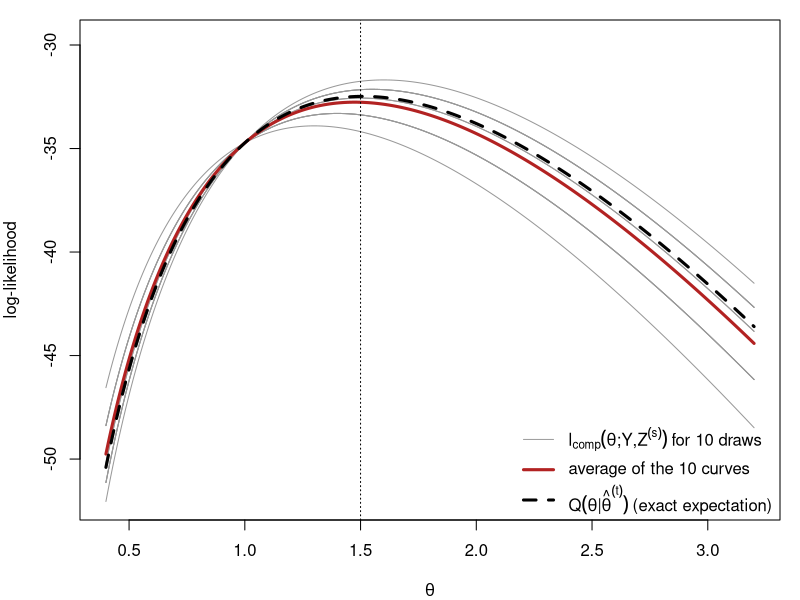
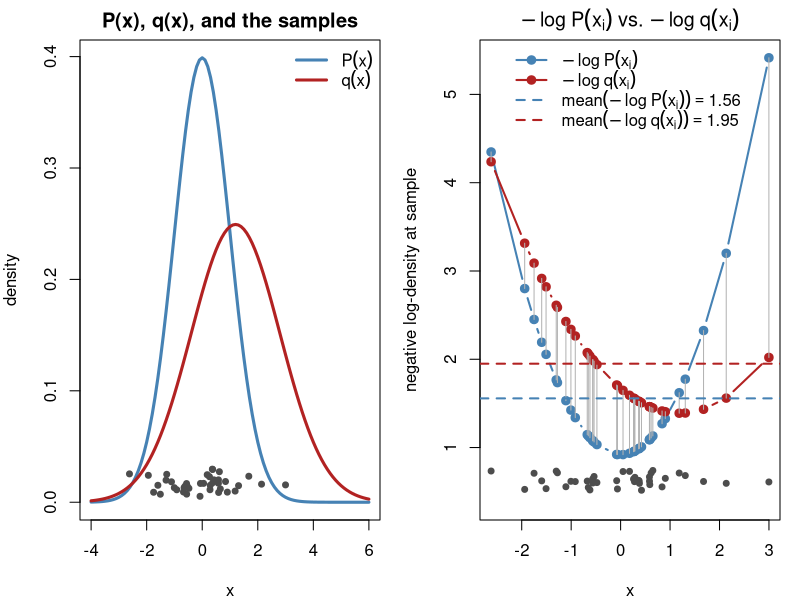
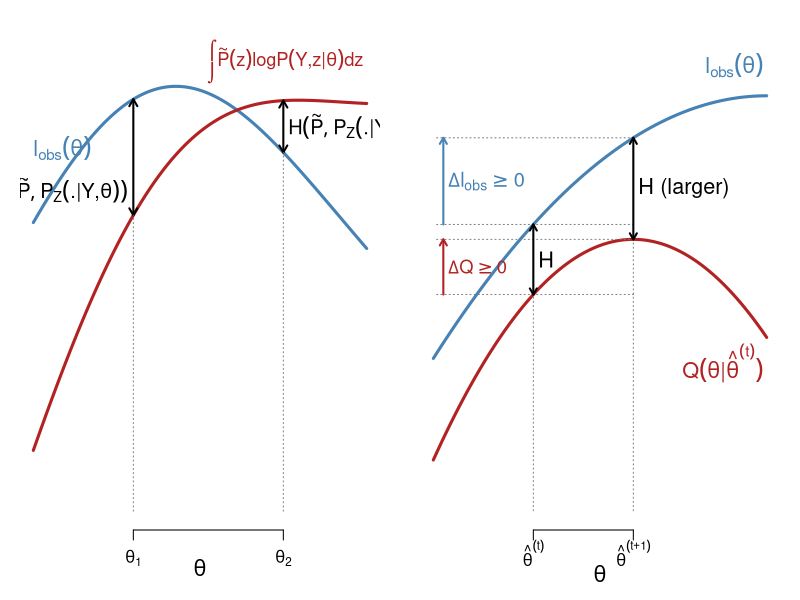
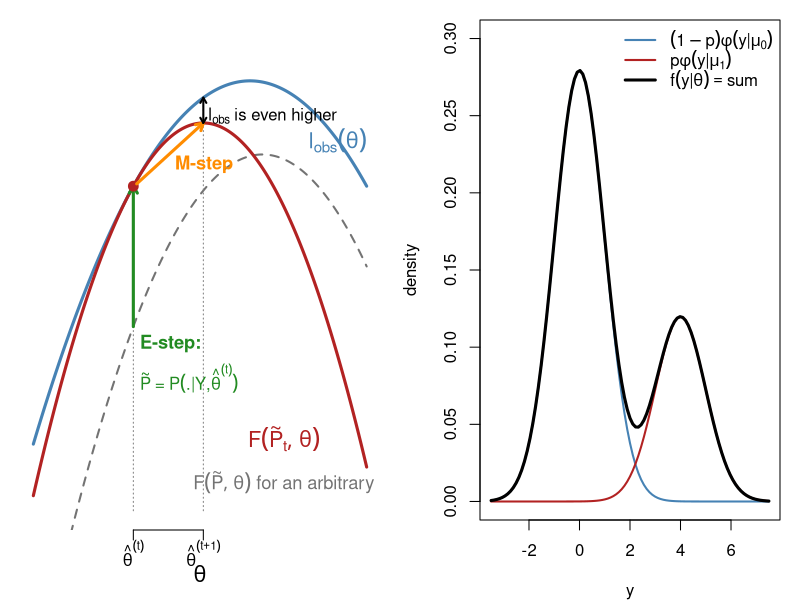
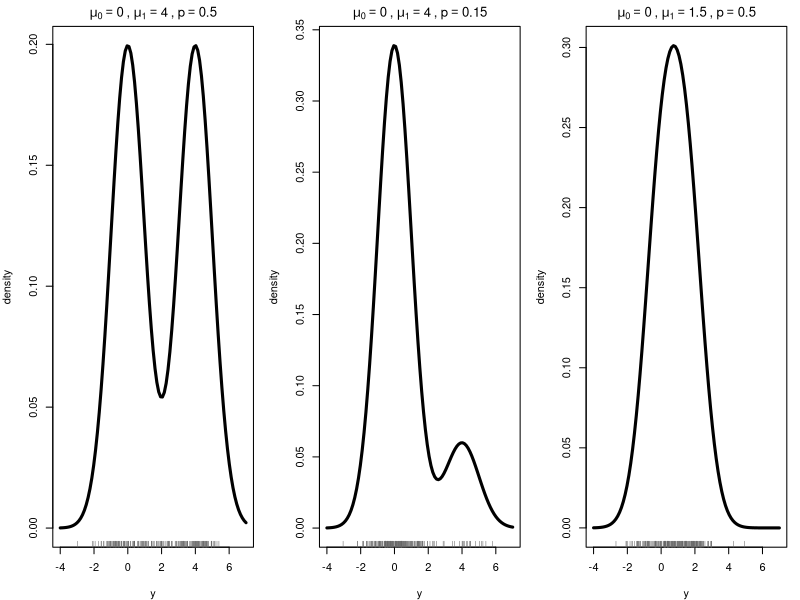
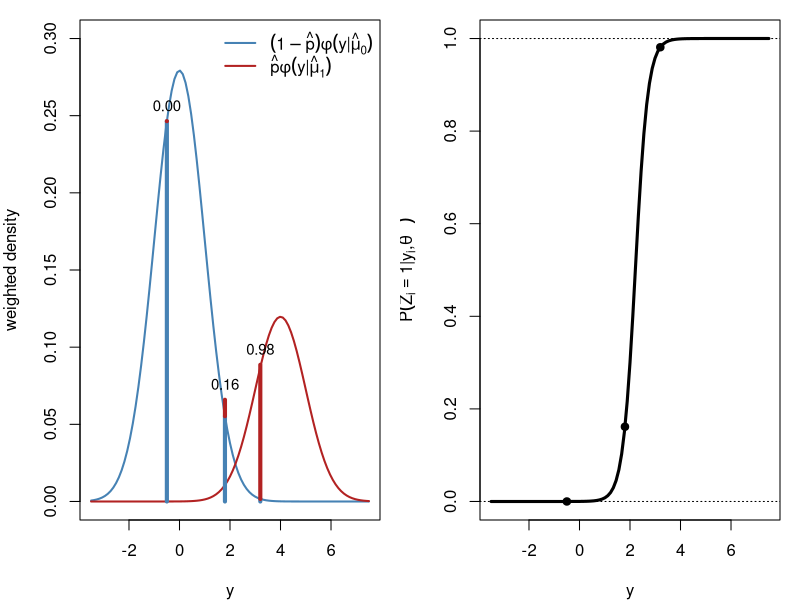
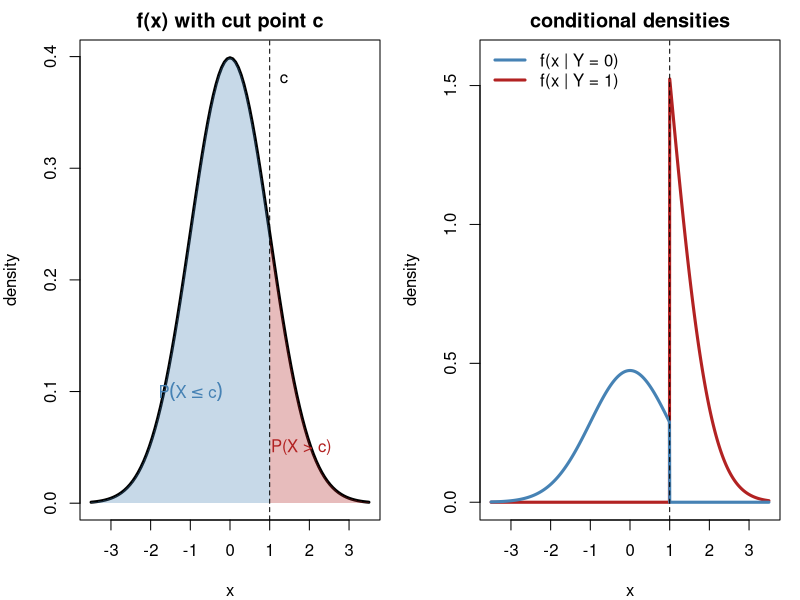
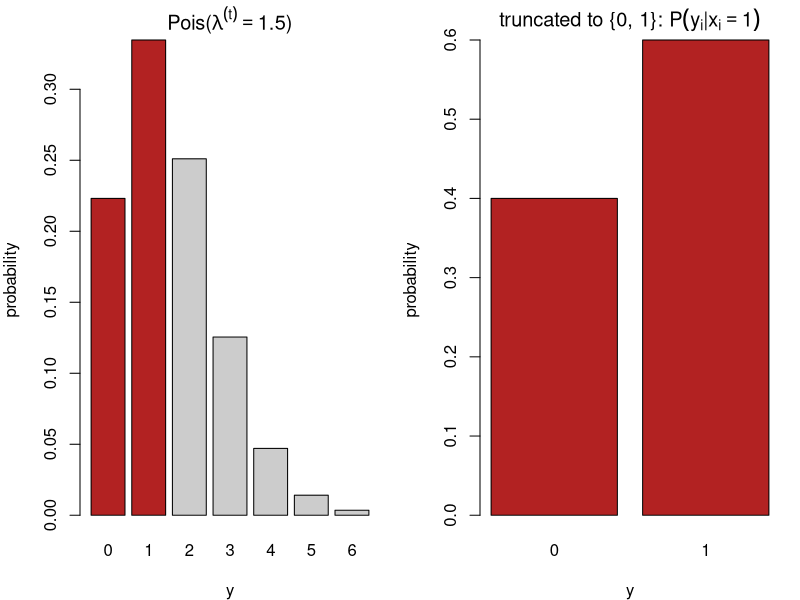

These charts were generated, in order, by the following R code:
## ---- chunk 1
#| include: false
set.seed(812)
knitr::opts_chunk$set(echo = FALSE, fig.align = "center")
# censored Poisson example used in several figures (Section 3):
# m exact observations, ncen observations known only to satisfy y < 2
yobs <- c(3, 2, 4, 1, 3, 2, 5, 3); m <- length(yobs); ncen <- 12; n <- m + ncen
lobs <- function(l) sum(dpois(yobs, l, log = TRUE)) + ncen * log(ppois(1, l))
lcomp <- function(l, z) -n * l + log(l) * (sum(yobs) + sum(z)) - sum(lfactorial(yobs))
Qfun  <- function(l, lt) lcomp(l, rep(lt / (1 + lt), ncen))
lam <- seq(0.4, 3.2, length.out = 300)
## ---- chunk 2
#| fig-width: 9
#| fig-height: 5
lt <- 1.5; S <- 10
Z <- replicate(S, rbinom(ncen, 1, lt / (1 + lt)))            # draws of the censored y_i
curves <- sapply(1:S, function(s) sapply(lam, lcomp, z = Z[, s]))
Qexact <- sapply(lam, Qfun, lt = lt)
par(mar = c(4, 4, 1, 1))
matplot(lam, curves, type = "l", lty = 1, lwd = 1, col = "gray60", xlab = expression(theta),
        ylab = "log-likelihood", ylim = range(curves) + c(0, 2))
lines(lam, rowMeans(curves), lwd = 3, col = "firebrick")
lines(lam, Qexact, lwd = 3, col = "black", lty = 2)
abline(v = lt, lty = 3)
legend("bottomright", bty = "n", lwd = c(1, 3, 3), lty = c(1, 1, 2), col = c("gray60", "firebrick", "black"),
       legend = c(expression(l[comp](theta*";"*Y*","*Z^(s)) ~ "for 10 draws"),
                  "average of the 10 curves",
                  expression(Q(theta*"|"*hat(theta)^(t)) ~ "(exact expectation)")))
## ---- chunk 3
#| fig-width: 10
#| fig-height: 4.6
par(mfrow = c(1, 2), mar = c(4, 4, 2, 1))
mu_p <- 0; sd_p <- 1; mu_q <- 1.2; sd_q <- 1.6; nsamp <- 40
x  <- rnorm(nsamp, mu_p, sd_p)                   # samples from P
nlp <- -dnorm(x, mu_p, sd_p, log = TRUE)         # -log P(x_i)
nlq <- -dnorm(x, mu_q, sd_q, log = TRUE)         # -log q(x_i)

curve(dnorm(x, mu_p, sd_p), -4, 6, lwd = 3, col = "steelblue", xlab = "x", ylab = "density",
      main = "P(x), q(x), and the samples")
curve(dnorm(x, mu_q, sd_q), add = TRUE, lwd = 3, col = "firebrick")
points(x, runif(nsamp, 0.005, 0.03), pch = 19, col = "gray30", cex = 0.8)   # jittered observations
legend("topright", bty = "n", lwd = 3, col = c("steelblue", "firebrick"),
       legend = c(expression(P(x)), expression(q(x))))

ord <- order(x)
yr  <- range(c(nlp, nlq)); gap <- diff(yr)
plot(x[ord], nlp[ord], type = "b", pch = 19, col = "steelblue", lwd = 2,
     xlab = "x", ylab = "negative log-density at sample",
     ylim = c(yr[1] - 0.12 * gap, yr[2]),
     main = expression(-log~P(x[i])~vs.~-log~q(x[i])))
lines(x[ord], nlq[ord], type = "b", pch = 19, col = "firebrick", lwd = 2)
segments(x[ord], nlp[ord], x[ord], nlq[ord], col = "gray70")
abline(h = mean(nlp), col = "steelblue", lty = 2, lwd = 2)
abline(h = mean(nlq), col = "firebrick", lty = 2, lwd = 2)
points(x, yr[1] - 0.09 * gap + runif(nsamp, 0, 0.05 * gap), pch = 19, col = "gray30", cex = 0.8)
legend("top", bty = "n", lwd = 2, lty = c(1, 1, 2, 2), pch = c(19, 19, NA, NA),
       col = c("steelblue", "firebrick", "steelblue", "firebrick"),
       legend = c(expression(-log~P(x[i])), expression(-log~q(x[i])),
                  bquote(mean(-log~P(x[i])) == .(round(mean(nlp), 2))),
                  bquote(mean(-log~q(x[i])) == .(round(mean(nlq), 2)))))
## ---- chunk 4
#| fig-width: 9
#| fig-height: 4.4
par(mar = c(3.5, 1, 1, 1))
th <- seq(0, 10, length.out = 300)
lo <- function(t) 3.2 - 0.045 * (t - 5.2)^2 + 0.5 * sin(t / 2.2)   # observed log-likelihood
av <- function(t) lo(t) - (1.4 - 0.45 * (t - 3))                    # an arbitrary average complete log-likelihood
plot(th, lo(th), type = "n", ylim = c(-1.5, 4.2), axes = FALSE, xlab = "", ylab = "")
mtext(expression(theta), side = 1, line = 1.5, cex = 1.3)
lines(th, lo(th), lwd = 3, col = "steelblue")
lines(th, av(th), lwd = 3, col = "firebrick")
text(0, lo(0) + 0.9, expression(l[obs](theta)), col = "steelblue", adj = 0, cex = 1.3)
text(9.9, av(9.9) + 0.5, expression(integral(tilde(P)(z)*log*P(Y*","*z*"|"*theta)*dz)),
     col = "firebrick", adj = 1, cex = 1.1)
for (t0 in c(3, 7.5)) {
    arrows(t0, av(t0), t0, lo(t0), code = 3, length = 0.08, lwd = 2)
    text(if (t0 == 3) t0 - 0.15 else t0 + 0.15, (av(t0) + lo(t0)) / 2 - if (t0 == 3) 0.4 else 0, expression(H(tilde(P), P[Z](.*"|"*Y*","*theta))), adj = if (t0 == 3) 1 else 0, cex = 1.2)
    segments(t0, -1.5, t0, min(av(t0), lo(t0)), lty = 3, col = "gray50")
}
axis(1, at = c(3, 7.5), labels = c(expression(theta[1]), expression(theta[2])), tick = TRUE)
## ---- chunk 5
#| fig-width: 9
#| fig-height: 3.9
par(mar = c(3.5, 1, 0.5, 1))
th <- seq(0, 10, length.out = 300)
t0 <- 3; t1 <- 6                                         # theta^(t), theta^(t+1)
Q  <- function(t) 2.6 - 0.07 * (t - t1)^2                # Q(theta | theta^(t)), maximised at theta^(t+1)
H  <- function(t) 0.8 + 0.04 * (t - t0)^2                # cross-entropy, smallest at theta^(t) (Gibbs)
lo <- function(t) Q(t) + H(t)                            # l_obs
plot(th, lo(th), type = "n", ylim = c(-0.5, 5), axes = FALSE, xlab = "", ylab = "")
mtext(expression(theta), side = 1, line = 1.8, cex = 1.3)
lines(th, lo(th), lwd = 3, col = "steelblue")
lines(th, Q(th),  lwd = 3, col = "firebrick")
text(9.9, lo(9.9) + 0.35, expression(l[obs](theta)), col = "steelblue", adj = 1, cex = 1.3)
text(9.9, Q(9.9) - 0.35, expression(Q(theta*"|"*hat(theta)^(t))), col = "firebrick", adj = 1, cex = 1.3)
segments(c(t0, t1), -0.5, c(t0, t1), c(lo(t0), lo(t1)), lty = 3, col = "gray50")
segments(0.1, c(Q(t0), lo(t0)), t1, c(Q(t0), lo(t0)), lty = 3, col = "gray50")
segments(0.1, c(Q(t1), lo(t1)), t1, c(Q(t1), lo(t1)), lty = 3, col = "gray50")
for (x in c(t0, t1)) arrows(x, Q(x), x, lo(x), code = 3, length = 0.07, lwd = 2)
text(t0 + 0.15, (Q(t0) + lo(t0)) / 2, "H", adj = 0, cex = 1.3)
text(t1 + 0.15, (Q(t1) + lo(t1)) / 2, "H (larger)", adj = 0, cex = 1.3)
arrows(0.3, Q(t0), 0.3, Q(t1), length = 0.07, lwd = 2, col = "firebrick")
text(0.45, (Q(t0) + Q(t1)) / 2, expression(Delta*Q >= 0), adj = 0, col = "firebrick", cex = 1.1)
arrows(0.3, lo(t0), 0.3, lo(t1), length = 0.07, lwd = 2, col = "steelblue")
text(0.45, (lo(t0) + lo(t1)) / 2, expression(Delta*l[obs] >= 0), adj = 0, col = "steelblue", cex = 1.2)
axis(1, at = c(t0, t1), labels = c(expression(hat(theta)^(t)), expression(hat(theta)^(t+1))), tick = TRUE)
## ---- chunk 6
#| fig-width: 9
#| fig-height: 4.6
par(mar = c(3.5, 1, 0.5, 1))
th <- seq(0, 10, length.out = 300); t0 <- 3
lo <- function(t) 3.5 - 0.15 * (t - 6.5)^2                      # l_obs
B0 <- function(t) lo(t) - 1.2 - 0.05 * (t - 8)^2              # F(P~, theta) for an arbitrary P~: below l_obs
B1 <- function(t) lo(t) - 0.1 * (t - t0)^2                     # F(P~_t, theta): touches l_obs at theta^(t)
t1 <- optimize(B1, c(0, 10), maximum = TRUE)$maximum             # M-step
plot(th, lo(th), type = "n", ylim = c(-4, 4.4), axes = FALSE, xlab = "", ylab = "")
mtext(expression(theta), side = 1, line = 1.8, cex = 1.3)
lines(th, lo(th), lwd = 3, col = "steelblue")
lines(th, B0(th), lwd = 2, lty = 2, col = "gray45")
lines(th, B1(th), lwd = 3, col = "firebrick")
text(10, lo(10) + 0.8, expression(l[obs](theta)), col = "steelblue", adj = 1, cex = 1.3)
text(t0 + 1.8, -3.5, expression(F(tilde(P), theta)~"for an arbitrary"~tilde(P)), col = "gray45", adj = 0, cex = 1.1)
text(8.6, B1(10) + 0.5, expression(F(tilde(P)[t], theta)), col = "firebrick", adj = 1, cex = 1.3)
segments(c(t0, t1), -4, c(t0, t1), c(B0(t0), lo(t1)), lty = 3, col = "gray50")
arrows(t0, B0(t0), t0, lo(t0), length = 0.08, lwd = 3, col = "forestgreen")
text(t0 + 0.2, B0(t0) - 0.3, expression(bold("E-step:")), adj = 0, col = "forestgreen", cex = 1.1)
text(t0 + 0.2, B0(t0) - 0.9, expression(tilde(P)~"="~P(.*"|"*Y*","*hat(theta)^(t))), adj = 0, col = "forestgreen", cex = 1.0)
points(t0, lo(t0), pch = 19, col = "firebrick", cex = 1.3)
arrows(t0 + 0.1, B1(t0) + 0.04, t1, B1(t1), length = 0.08, lwd = 3, col = "darkorange")
text((t0 + t1) / 2 + 0.2, B1((t0 + t1) / 2) - 0.45, expression(bold("M-step")), col = "darkorange", adj = 0, cex = 1.1)
arrows(t1, B1(t1), t1, lo(t1), length = 0.06, lwd = 2, code = 3)
text(t1 + 0.15, (B1(t1) + lo(t1)) / 2 - 0.1, expression(l[obs]~"is even higher"), adj = 0, cex = 1.0)
axis(1, at = c(t0, t1), labels = c(expression(hat(theta)^(t)), expression(hat(theta)^(t+1))), tick = TRUE)
## ---- chunk 7
#| fig-width: 9
#| fig-height: 4.6
par(mar = c(4, 4, 1, 1)); mu0 <- 0; mu1 <- 4; p <- 0.3
curve((1 - p) * dnorm(x, mu0), -3.5, 7.5, lwd = 2, col = "steelblue", ylab = "density", xlab = "y",
      ylim = c(0, 0.3))
curve(p * dnorm(x, mu1), add = TRUE, lwd = 2, col = "firebrick")
curve((1 - p) * dnorm(x, mu0) + p * dnorm(x, mu1), add = TRUE, lwd = 3)
legend("topright", bty = "n", lwd = c(2, 2, 3), col = c("steelblue", "firebrick", "black"),
       legend = c(expression((1-p)*phi(y*"|"*mu[0])), expression(p*phi(y*"|"*mu[1])),
                  expression(f(y*"|"*theta) == "sum")))
## ---- chunk 8
#| fig-width: 10
#| fig-height: 4.4
par(mfrow = c(1, 3), mar = c(4, 4, 2, 1))
mix <- function(x, mu0, mu1, p) (1 - p) * dnorm(x, mu0) + p * dnorm(x, mu1)
for (s in list(c(0, 4, 0.5), c(0, 4, 0.15), c(0, 1.5, 0.5))) {
  curve(mix(x, s[1], s[2], s[3]), -4, 7, lwd = 3, xlab = "y", ylab = "density",
        main = bquote(mu[0] == .(s[1]) ~ "," ~ mu[1] == .(s[2]) ~ "," ~ p == .(s[3])))
  y <- ifelse(rbinom(200, 1, s[3]) == 1, rnorm(200, s[2]), rnorm(200, s[1]))
  rug(y, col = "gray40")
}
## ---- chunk 9
#| fig-width: 10
#| fig-height: 4.6
par(mfrow = c(1, 2), mar = c(4, 4, 1, 1)); mu0 <- 0; mu1 <- 4; p <- 0.3
f0 <- function(x) (1 - p) * dnorm(x, mu0); f1 <- function(x) p * dnorm(x, mu1)
curve(f0, -3.5, 7.5, lwd = 2, col = "steelblue", ylab = "weighted density", xlab = "y", ylim = c(0, 0.3))
curve(f1, add = TRUE, lwd = 2, col = "firebrick")
yi <- c(-0.5, 1.8, 3.2)
for (y in yi) { segments(y, 0, y, f0(y), col = "steelblue", lwd = 4)
  segments(y, f0(y), y, f0(y) + f1(y), col = "firebrick", lwd = 4)
  text(y, f0(y) + f1(y), sprintf("%.2f", f1(y) / (f0(y) + f1(y))), pos = 3, cex = 0.9) }
legend("topright", bty = "n", lwd = 2, col = c("steelblue", "firebrick"),
       legend = c(expression((1-hat(p))*phi(y*"|"*hat(mu)[0])), expression(hat(p)*phi(y*"|"*hat(mu)[1]))))
curve(f1(x) / (f0(x) + f1(x)), -3.5, 7.5, lwd = 3, xlab = "y",
      ylab = expression(P(Z[i] == 1*"|"*y[i]*","*hat(theta)^(t))))
abline(h = c(0, 1), lty = 3); points(yi, f1(yi) / (f0(yi) + f1(yi)), pch = 19)
## ---- chunk 10
#| fig-width: 10
#| fig-height: 4.8
par(mfrow = c(1, 2), mar = c(4, 4, 2, 1)); cc <- 1
curve(dnorm, -3.5, 3.5, lwd = 3, xlab = "x", ylab = "density", main = "f(x) with cut point c")
xs <- seq(cc, 3.5, length.out = 100)
polygon(c(xs, rev(xs)), c(dnorm(xs), rep(0, 100)), col = adjustcolor("firebrick", 0.3), border = NA)
xs <- seq(-3.5, cc, length.out = 100)
polygon(c(xs, rev(xs)), c(dnorm(xs), rep(0, 100)), col = adjustcolor("steelblue", 0.3), border = NA)
abline(v = cc, lty = 2); text(cc, 0.38, "c", pos = 4)
text(1.8, 0.05, "P(X > c)", col = "firebrick"); text(-1, 0.1, expression(P(X <= c)), col = "steelblue")
curve(dnorm(x) * (x > cc) / pnorm(cc, lower.tail = FALSE), -3.5, 3.5, lwd = 3, col = "firebrick",
      n = 1001, xlab = "x", ylab = "density", main = "conditional densities", ylim = c(0, 1.6))
curve(dnorm(x) * (x <= cc) / pnorm(cc), add = TRUE, lwd = 3, col = "steelblue", n = 1001)
abline(v = cc, lty = 2)
legend("topleft", bty = "n", lwd = 3, col = c("steelblue", "firebrick"),
       legend = c("f(x | Y = 0)", "f(x | Y = 1)"))
## ---- chunk 11
#| fig-width: 10
#| fig-height: 4.4
par(mfrow = c(1, 2), mar = c(4, 4, 2, 1)); lt <- 1.5; k <- 0:6
barplot(dpois(k, lt), names.arg = k, col = c("firebrick", "firebrick", rep("gray80", 5)),
        xlab = "y", ylab = "probability", main = bquote("Pois(" * lambda^(t) == .(lt) * ")"))
barplot(c(1, lt) / (1 + lt), names.arg = 0:1, col = "firebrick", xlab = "y", ylab = "probability",
        main = expression("truncated to {0, 1}: " * P(y[i]*"|"*x[i] == 1)))
## ---- chunk 12
#| fig-width: 6
#| fig-height: 4.6
par(mar = c(4, 4, 1, 1))
ctr <- rbind(c(0, 0), c(4, 3), c(1, 5))
Sig <- list(diag(2) * 0.8, matrix(c(1, 0.7, 0.7, 1), 2), diag(c(1.2, 0.4)))
cols <- c("steelblue", "firebrick", "forestgreen"); ang <- seq(0, 2 * pi, length.out = 100)
plot(NA, xlim = c(-3, 7), ylim = c(-3, 8), xlab = expression(y[1]), ylab = expression(y[2]))
for (k in 1:3) { R <- chol(Sig[[k]])
  pts <- matrix(rnorm(120), 60) %*% R + rep(ctr[k, ], each = 60)
  points(pts, col = adjustcolor(cols[k], 0.6), pch = 19, cex = 0.8)
  ell <- (cbind(cos(ang), sin(ang)) * 2.1) %*% R + rep(ctr[k, ], each = 100)
  lines(ell, col = cols[k], lwd = 2); points(ctr[k, 1], ctr[k, 2], pch = 4, lwd = 3, col = cols[k]) }
## ---- chunk 13
#| fig-width: 10
#| fig-height: 3.4
par(mar = c(4, 4, 1, 1)); N <- 120; P <- matrix(c(0.95, 0.05, 0.1, 0.9), 2, byrow = TRUE)
h <- integer(N); h[1] <- 1; for (i in 2:N) h[i] <- sample(1:2, 1, prob = P[h[i - 1], ])
y <- rnorm(N, mean = c(0, 3)[h])
plot(y, type = "n", xlab = "i", ylab = expression(y[i]))
r <- rle(h); e <- cumsum(r$lengths); s <- c(1, head(e, -1) + 1)
rect(s - 0.5, par("usr")[3], e + 0.5, par("usr")[4],
     col = adjustcolor(c("steelblue", "firebrick")[r$values], 0.15), border = NA)
lines(y, col = "gray30"); points(y, pch = 19, col = c("steelblue", "firebrick")[h], cex = 0.7)
legend("topright", bty = "n", pch = 19, col = c("steelblue", "firebrick"),
       legend = c(expression(h[i] == 1), expression(h[i] == 2)), horiz = TRUE)
